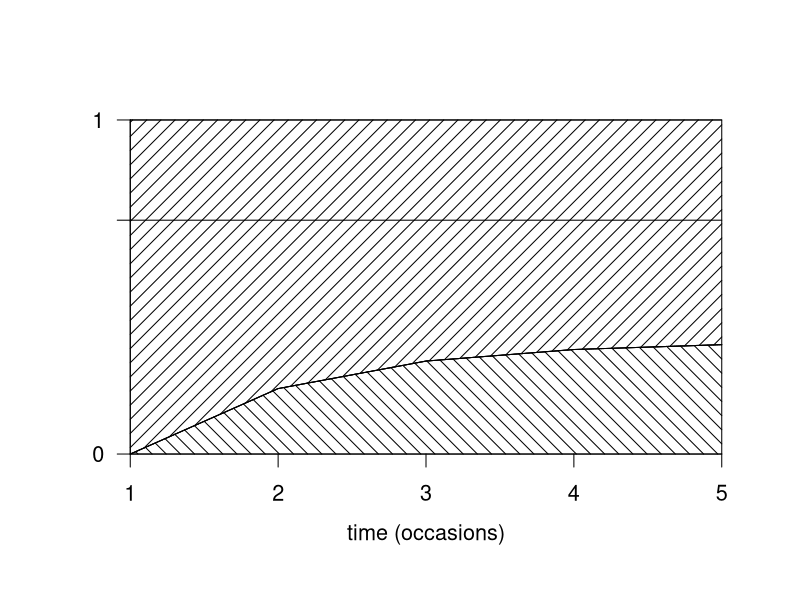

This figure's R source:
# Figure 2
#
# This script generates a part of Figure 2 - a graph showing the increasing amount of recaptured individuals
# in a constant population.
#
# 

all_cap <- 1
rCt <- 0.7 # residency probability (within all captured animals)
p <- 0.4 # capture probability
sen <- 0.7 # seniority
T <- 5 # number of temporal occasions

# Calculate Equation 3 from the paper
xi <- c()  
xi[1] <- 1
for (i in 2:T) {
	xi[i] <- (1-sen) + sen*(1 - p)*xi[i-1]
}

# AC: allready captured before ("marked")
AC <- rCt * (1 - xi) 


par(cex = 1.3)
plot(1:T, AC, type = "l", ylim = c(0,1), xlab = "", ylab = "", yaxt = "n", xaxt = "n", bty = "n")
title(xlab = "time (occasions)", line = 2)
axis(1, pos = 0)
axis(2, at = c(0, rCt, 1), labels = c(0, "", 1), las = 1, pos = 1)
lines(c(1,T), c(rCt, rCt))
lines(c(1,T), c(1, 1))
polygon(c(1:T,T,1), c(AC,1,1), density = 10, angle = 45)
polygon(c(1:T,T,1), c(AC,0,0), density = 10, angle = -45)

savePlot("res_tr_graf", "wmf")
savePlot("res_tr_graf", "emf")

#abline(h = rCt) # this plots beyond the vertical axes, unfortunatelly
#abline(h = 1)


	